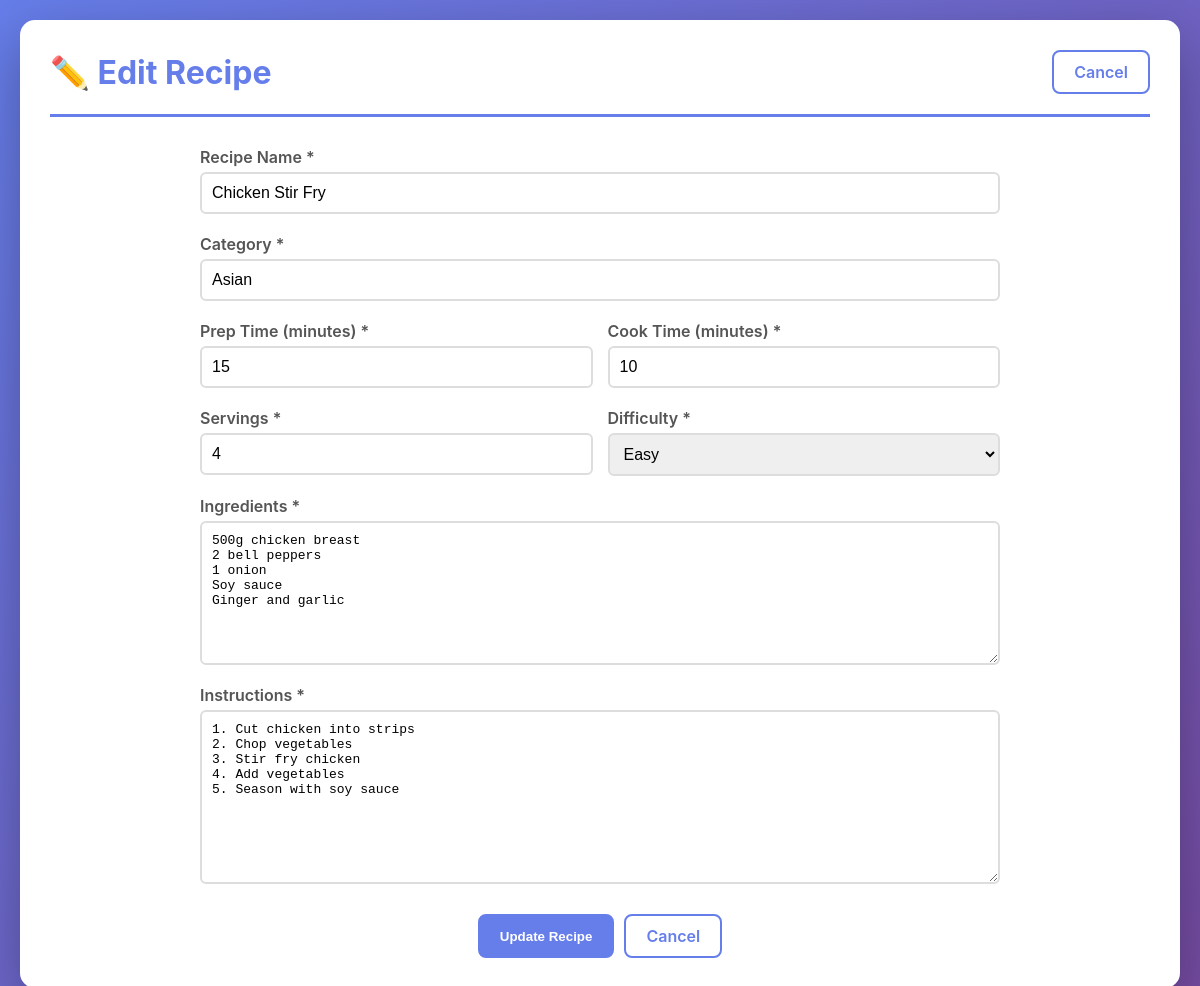
Page /edit.php?id=2 on the committed database.
### tables this page shows
CREATE TABLE IF NOT EXISTS recipes (
    id INT AUTO_INCREMENT PRIMARY KEY,
    name VARCHAR(255) NOT NULL,
    category VARCHAR(100) NOT NULL,
    prep_time INT NOT NULL COMMENT 'in minutes',
    cook_time INT NOT NULL COMMENT 'in minutes',
    servings INT NOT NULL,
    difficulty ENUM('Easy', 'Medium', 'Hard') DEFAULT 'Medium',
    ingredients TEXT NOT NULL,
    instructions TEXT NOT NULL,
    image_url VARCHAR(500) DEFAULT NULL,
    created_at TIMESTAMP DEFAULT CURRENT_TIMESTAMP,
    updated_at TIMESTAMP DEFAULT CURRENT_TIMESTAMP ON UPDATE CURRENT_TIMESTAMP
);

### config.php (called while the page is built, shortened)
<?php
function h($string) {
    return htmlspecialchars($string, ENT_QUOTES, 'UTF-8');
}
?>

### edit.php (the view, shortened to what this page needs)
<?php
require_once 'config.php';
$conn = getDBConnection();
$recipe_id = intval($_GET['id']);
$stmt = $conn->prepare("SELECT * FROM recipes WHERE id = ?");
$stmt->bind_param("i", $recipe_id);
$stmt->execute();
$result = $stmt->get_result();
$recipe = $result->fetch_assoc();
?>
<!DOCTYPE html>
<html lang="en">
<head>
    <link rel="stylesheet" href="style.css">
</head>
<body>
    <div class="container">
        <header>
            <h1>✏️ Edit Recipe</h1>
            <nav>
                <a href="view.php?id=<?= $recipe_id ?>" class="btn">Cancel</a>
            </nav>
        </header>
        <form method="POST" class="recipe-form">
            <div class="form-group">
                <label for="name">Recipe Name *</label>
                <input type="text" id="name" name="name" required
                       value="<?= h(isset($_POST['name']) ? $_POST['name'] : $recipe['name']) ?>">
            </div>
            <div class="form-group">
                <label for="category">Category *</label>
                <input type="text" id="category" name="category" required
                       value="<?= h(isset($_POST['category']) ? $_POST['category'] : $recipe['category']) ?>">
            </div>
            <div class="form-row">
                <div class="form-group">
                    <label for="prep_time">Prep Time (minutes) *</label>
                    <input type="number" id="prep_time" name="prep_time" required min="0"
                           value="<?= h(isset($_POST['prep_time']) ? $_POST['prep_time'] : $recipe['prep_time']) ?>">
                </div>
                <div class="form-group">
                    <label for="cook_time">Cook Time (minutes) *</label>
                    <input type="number" id="cook_time" name="cook_time" required min="0"
                           value="<?= h(isset($_POST['cook_time']) ? $_POST['cook_time'] : $recipe['cook_time']) ?>">
                </div>
            </div>
            <div class="form-row">
                <div class="form-group">
                    <label for="servings">Servings *</label>
                    <input type="number" id="servings" name="servings" required min="1"
                           value="<?= h(isset($_POST['servings']) ? $_POST['servings'] : $recipe['servings']) ?>">
                </div>
                <div class="form-group">
                    <label for="difficulty">Difficulty *</label>
                    <select id="difficulty" name="difficulty" required>
                        <?php
                        $current_difficulty = isset($_POST['difficulty']) ? $_POST['difficulty'] : $recipe['difficulty'];
                        ?>
                        <option value="Easy" <?= $current_difficulty === 'Easy' ? 'selected' : '' ?>>Easy</option>
                    </select>
                </div>
            </div>
            <div class="form-group">
                <label for="ingredients">Ingredients *</label>
                <textarea id="ingredients" name="ingredients" required rows="8"><?= h(isset($_POST['ingredients']) ? $_POST['ingredients'] : $recipe['ingredients']) ?></textarea>
            </div>
            <div class="form-group">
                <label for="instructions">Instructions *</label>
                <textarea id="instructions" name="instructions" required rows="10"><?= h(isset($_POST['instructions']) ? $_POST['instructions'] : $recipe['instructions']) ?></textarea>
            </div>
            <div class="form-actions">
                <button type="submit" class="btn btn-primary">Update Recipe</button>
                <a href="view.php?id=<?= $recipe_id ?>" class="btn">Cancel</a>
            </div>
        </form>
    </div>
</body>
</html>

### style.css (style rules this page uses)
* { margin: 0; padding: 0; box-sizing: border-box; }
body { font-family: -apple-system, BlinkMacSystemFont, 'Segoe UI', Roboto, Oxygen, Ubuntu, Cantarell, sans-serif; background: linear-gradient(135deg, #667eea 0%, #764ba2 100%); min-height: 100vh; padding: 20px; color: #333; }
.container { max-width: 1200px; margin: 0 auto; background: white; border-radius: 15px; box-shadow: 0 20px 60px rgba(0,0,0,0.3); padding: 30px; }
header { display: flex; justify-content: space-between; align-items: center; margin-bottom: 30px; padding-bottom: 20px; border-bottom: 3px solid #667eea; }
header h1 { font-size: 2em; color: #667eea; }
nav { display: flex; gap: 10px; }
.btn { padding: 10px 20px; text-decoration: none; border-radius: 8px; border: 2px solid #667eea; background: white; color: #667eea; font-weight: 600; cursor: pointer; transition: all 0.3s; display: inline-block; text-align: center; }
.btn-primary { background: #667eea; color: white; }
.form-group { display: flex; flex-direction: column; position: relative; }
.form-group label { margin-bottom: 5px; font-weight: 600; color: #555; }
.form-group input, .form-group select, .form-group textarea { padding: 10px; border: 2px solid #ddd; border-radius: 6px; font-size: 1em; transition: border-color 0.3s; }
.recipe-form { max-width: 800px; margin: 0 auto; }
.form-row { display: grid; grid-template-columns: 1fr 1fr; gap: 15px; }
.recipe-form .form-group { margin-bottom: 20px; }
.recipe-form textarea { resize: vertical; }
.form-actions { display: flex; gap: 10px; justify-content: center; margin-top: 30px; }

### rows in the picture
recipes: name "Chicken Stir Fry", category "Asian", prep_time "15", cook_time "10", servings "4", difficulty "Easy", ingredients "500g chicken breast 2 bell peppers 1 onion Soy sauce Ginger and garlic", instructions "1. Cut chicken into strips 2. Chop vegetables 3. Stir fry chicken 4. Add vegetables 5. Season with soy sauce"
